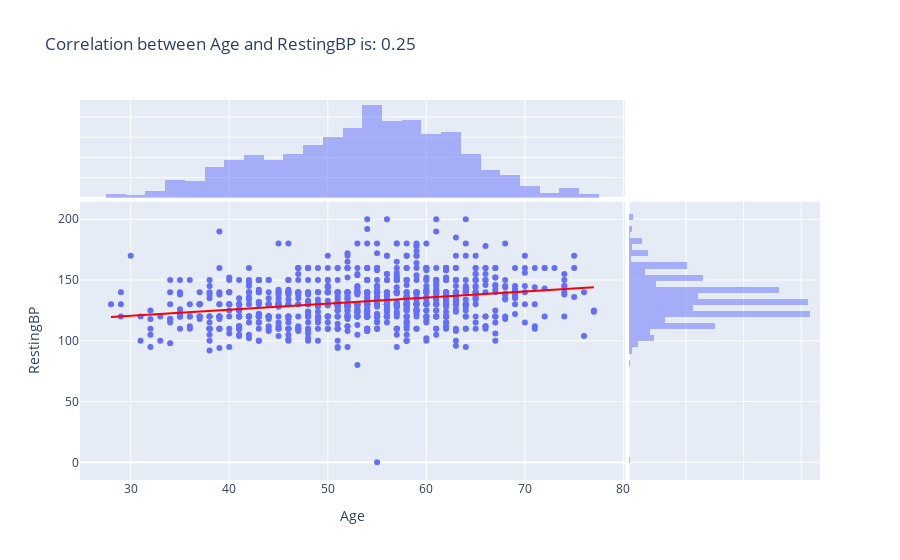

Source (notebook cell):
### Markdown cell above
Scatter plot

Show the scatter for each two variables at a time:

### Code cell
corr_value = heart_df["Age"].corr(heart_df["RestingBP"])

fig = px.scatter(
    data_frame = heart_df,
    x="Age",
    y="RestingBP",
    marginal_x="histogram",
    marginal_y="histogram",
    trendline="ols",
    trendline_color_override="red",
    title=f"Correlation between Age and RestingBP is: {corr_value:.2f}",
)

fig.show()

### Figure 1 — Plotly figure (JSON) as saved in the notebook; plotly's stock layout.template omitted (floating-point values rounded to 4 significant figures; data arrays with more than 128 entries replaced by an {"elided": "..."} marker saying what was removed)
{"data": [{"hovertemplate": "Age=%{x}<br>RestingBP=%{y}<extra></extra>", "legendgroup": "", "marker": {"color": "#636efa", "symbol": "circle"}, "mode": "markers", "name": "", "orientation": "v", "showlegend": false, "type": "scatter", "x": {"elided": "918 int values"}, "xaxis": "x", "y": {"elided": "918 int values"}, "yaxis": "y"}, {"alignmentgroup": "True", "bingroup": "x", "hovertemplate": "Age=%{x}<br>count=%{y}<extra></extra>", "legendgroup": "", "marker": {"color": "#636efa"}, "name": "", "offsetgroup": "", "opacity": 0.5, "showlegend": false, "type": "histogram", "x": {"elided": "918 int values"}, "xaxis": "x3", "yaxis": "y3"}, {"alignmentgroup": "True", "bingroup": "y", "hovertemplate": "RestingBP=%{y}<br>count=%{x}<extra></extra>", "legendgroup": "", "marker": {"color": "#636efa"}, "name": "", "offsetgroup": "", "opacity": 0.5, "showlegend": false, "type": "histogram", "xaxis": "x2", "y": {"elided": "918 int values"}, "yaxis": "y2"}, {"hovertemplate": "<b>OLS trendline</b><br>RestingBP = 0.49933 * Age + 105.677<br>R<sup>2</sup>=0.064719<br><br>Age=%{x}<br>RestingBP=%{y} <b>(trend)</b><extra></extra>", "legendgroup": "", "line": {"color": "red"}, "marker": {"color": "#636efa", "symbol": "circle"}, "mode": "lines", "name": "", "showlegend": false, "type": "scatter", "x": {"elided": "918 int values"}, "xaxis": "x", "y": {"elided": "918 float values"}, "yaxis": "y"}], "layout": {"barmode": "overlay", "legend": {"tracegroupgap": 0}, "title": {"text": "Correlation between Age and RestingBP is: 0.25"}, "xaxis": {"anchor": "y", "domain": [0, 0.7363], "title": {"text": "Age"}}, "xaxis2": {"anchor": "y2", "domain": [0.7413, 1], "matches": "x2", "showgrid": true, "showline": false, "showticklabels": false, "ticks": ""}, "xaxis3": {"anchor": "y3", "domain": [0, 0.7363], "matches": "x", "showgrid": true, "showticklabels": false}, "xaxis4": {"anchor": "y4", "domain": [0.7413, 1], "matches": "x2", "showgrid": true, "showline": false, "showticklabels": false, "ticks": ""}, "yaxis": {"anchor": "x", "domain": [0, 0.7326], "title": {"text": "RestingBP"}}, "yaxis2": {"anchor": "x2", "domain": [0, 0.7326], "matches": "y", "showgrid": true, "showticklabels": false}, "yaxis3": {"anchor": "x3", "domain": [0.7426, 1], "matches": "y3", "showgrid": true, "showline": false, "showticklabels": false, "ticks": ""}, "yaxis4": {"anchor": "x4", "domain": [0.7426, 1], "matches": "y3", "showgrid": true, "showline": false, "showticklabels": false, "ticks": ""}}}
